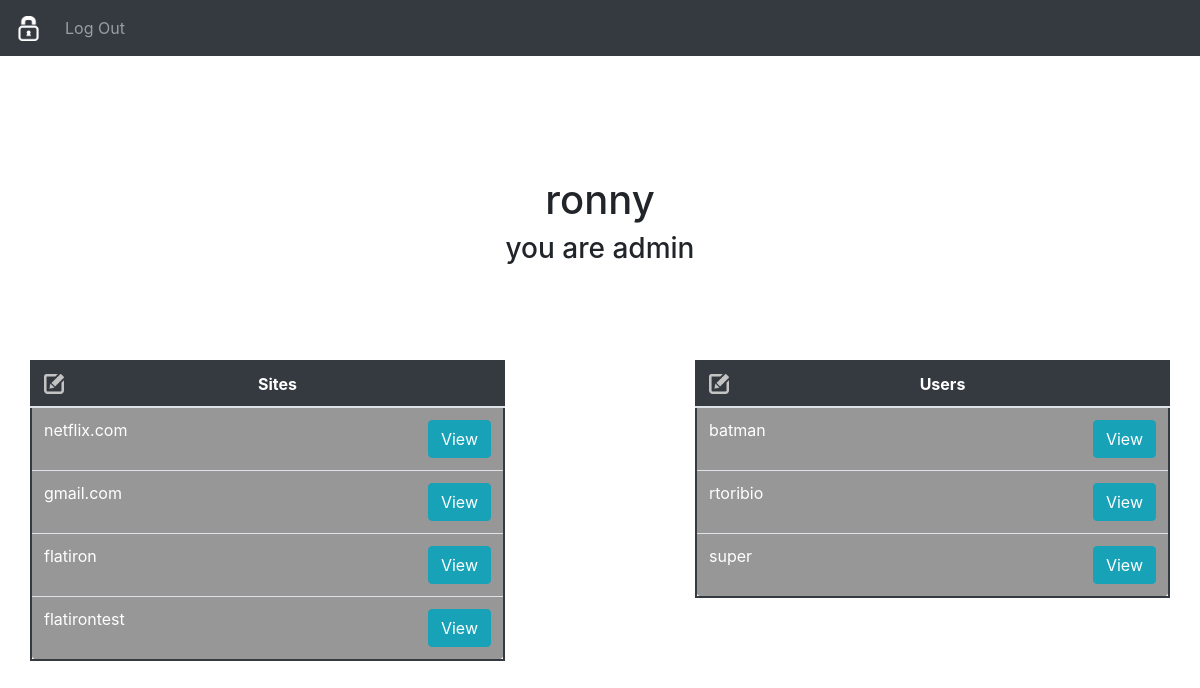
/admin/home (signed in), run on an earlier commit of the app's database.
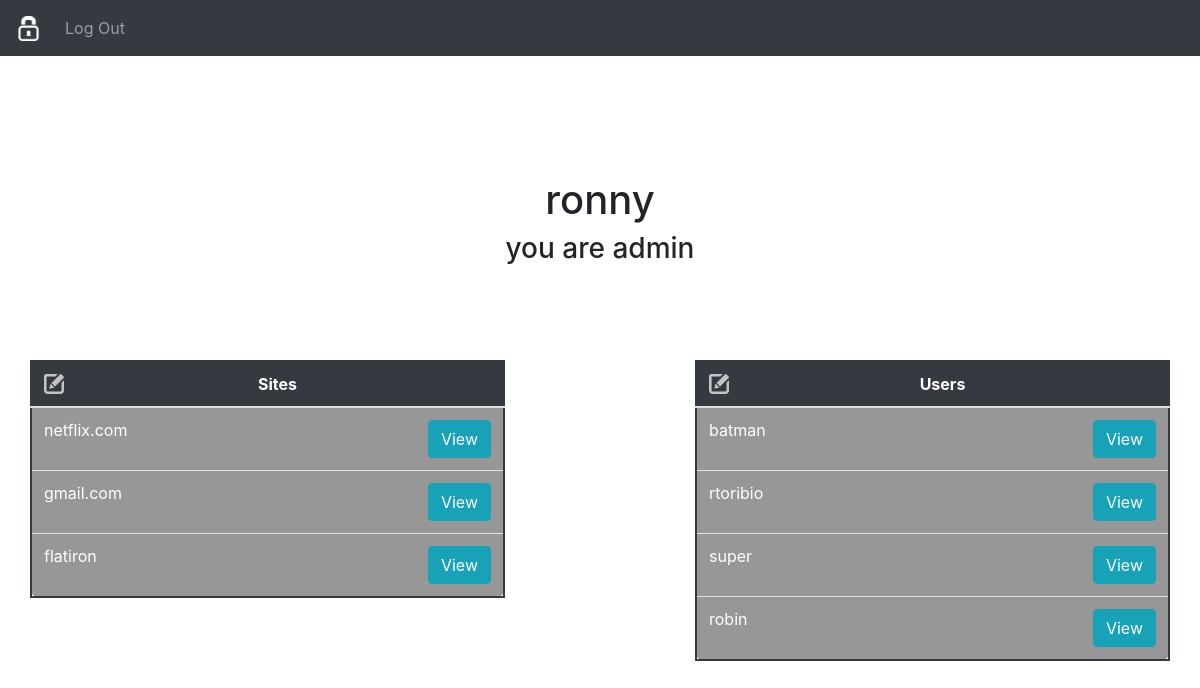
And on a later commit of the database.
### home_password/models/user.py (models this page shows, shortened)
class User(db.Model, UserMixin):
  id = db.Column(db.Integer, primary_key=True)
  username = db.Column(db.String(80), unique=True, nullable=False)
  password = db.Column(db.String(120), unique=False, nullable=False)
  is_admin = db.Column(db.Boolean, unique=False, default=False)
  sites = db.relationship('Site', secondary=sites, lazy='subquery',
        backref=db.backref('users', lazy=True))

### home_password/models/site.py (models this page shows, shortened)
class Site(db.Model):
  id = db.Column(db.Integer, primary_key=True)
  name = db.Column(db.String(80), unique=False, nullable=False)
  password = db.Column(db.String(120), unique=False, nullable=False)

### home_password/blueprints/admin/routes.py (the view)
@admin.route('/admin/home', methods=["GET","POST"])
@login_required
@admin_only
def home():
  users = [user for user in User.query.all() if user != current_user]
  return render_template('users/admin/home.html', sites=Site.query.all(), users=users)

### home_password/blueprints/utils.py (called while the page is built)
def admin_only(f):
    @wraps(f)
    def decorated_view(*args, **kwargs):
        if not current_user.is_admin:
            return redirect(url_for('users.home'))
        return f(*args, **kwargs)
    return decorated_view

### home_password/models/user.py (called while the page is built)
@login_manager.user_loader
def load_user(user_id):
    return User.query.get(int(user_id))

### home_password/templates/users/admin/home.html
{% extends "layout.html" %}
{% block content %}
  <div class="container hp-user">
    <div class="row justify-content-lg-center">
      <div class="col-lg-6">
        <h1>{{current_user.username}}</h1>
        <h3>you are admin</h3>
      </div>
    </div>
  </div>
  <div class="container">
    <div class="row justify-content-between">
      <div class="col-lg-5 hp-lists">
        <table class="table hp-table">
          <thead>
            <th>Sites <a href="/sites/new"><img id="new_btn" src="/static/images/grey_pencil.png" alt=""></a></th>
          </thead>
          <tbody>
            {% for site in sites: %}
              <tr>
                <td>{{site.name}}
                  <a href="/sites/edit/{{site.id}}"><button class="btn btn-info edit-btn">View</button></a>
                </td>
              </tr>
            {% endfor %}
          </tbody>
        </table>
      </div>
      <div class="col-lg-5 hp-lists">
        <table class="table hp-table">
          <thead>
            <th>Users <a href="/admin/users/new"><img id="new_btn" src="/static/images/grey_pencil.png" alt=""></a></th>
          </thead>
          <tbody>
            {% for user in users: %}
              <tr>
                <td>{{user.username}}
                  <a href="/admin/users/edit/{{user.id}}"><button class="btn btn-info edit-btn">View</button></a>
                </td>
              </tr>
            {% endfor %}
          </tbody>
        </table>
      </div>
    </div>
  </div>
{% endblock %}

### home_password/templates/layout.html (shortened to what this page needs)
<html lang="en">
  <head>
    <link rel="stylesheet" href="https://maxcdn.bootstrapcdn.com/bootstrap/4.0.0/css/bootstrap.min.css">
    <link rel="stylesheet" href="/static/main.css">
  </head>
  <body>
    <nav class="navbar navbar-expand-lg navbar-dark bg-dark">
      <a class="navbar-brand" href="/home">
        <img id="home-btn" src="/static/images/white_lock.png" alt="">
      </a>
      <div class="collapse navbar-collapse" id="navbarSupportedContent">
        <ul class="navbar-nav mr-auto">
          {% if current_user.is_authenticated %}
            <li class="nav-item">
              <a class="nav-link" href="/logout">Log Out</a>
            </li>
          {% endif %}
        </ul>
      </div>
    </nav>
    {% block content %}{% endblock %}
  </body>
</html>

### home_password/static/main.css (style rules this page uses)
.hp-lists { display: block; text-align: center; margin-top: 50px; padding: 0px; }
.hp-user { margin-top: 10%; text-align: center; margin-bottom: 3%; }
thead { text-align: center; background-color: #343a40; color: white; }
.hp-table { border: 2px solid #343a40; margin-bottom: 0rem; background-color: rgb(151, 151, 151); border-radius: 10px; }
tbody { color: white; }
.edit-btn { float: right; }
#new_btn { width: 20px; float: left; }
#home-btn { width: 25px; }

What changed in the data, as far as the page shows it:
removed Site: name "flatirontest"
added User: username "robin"
